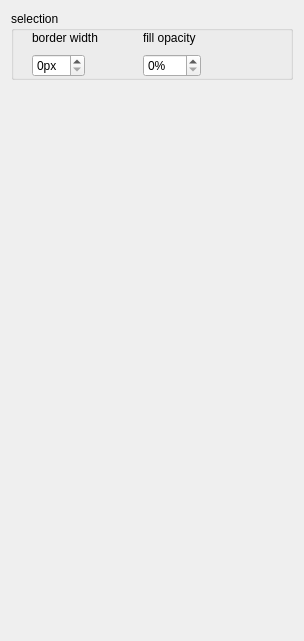
     <widget class="QWidget" name="tab_7">
      <attribute name="title">
       <string>images</string>
      </attribute>
      <layout class="QVBoxLayout" name="verticalLayout_15">
       <item>
        <widget class="QGroupBox" name="gbSett">
         <property name="title">
          <string>selection</string>
         </property>
         <layout class="QHBoxLayout" name="horizontalLayout_21">
          <property name="spacing">
           <number>9</number>
          </property>
          <property name="topMargin">
           <number>0</number>
          </property>
          <property name="bottomMargin">
           <number>0</number>
          </property>
          <item>
           <widget class="CTextColorChooser" name="ccPen" native="true"/>
          </item>
          <item>
           <layout class="QVBoxLayout" name="verticalLayout_13">
            <item>
             <widget class="QLabel" name="label_32">
              <property name="text">
               <string>border width</string>
              </property>
              <property name="textInteractionFlags">
               <set>Qt::NoTextInteraction</set>
              </property>
             </widget>
            </item>
            <item>
             <layout class="QHBoxLayout" name="horizontalLayout_22">
              <item>
               <widget class="QSpinBox" name="spnSelBorder">
                <property name="suffix">
                 <string notr="true">px</string>
                </property>
               </widget>
              </item>
              <item>
               <spacer name="horizontalSpacer_10">
                <property name="orientation">
                 <enum>Qt::Horizontal</enum>
                </property>
                <property name="sizeType">
                 <enum>QSizePolicy::Preferred</enum>
                </property>
                <property name="sizeHint" stdset="0">
                 <size>
                  <width>40</width>
                  <height>20</height>
                 </size>
                </property>
               </spacer>
              </item>
             </layout>
            </item>
           </layout>
          </item>
          <item>
           <widget class="CTextColorChooser" name="ccFill" native="true"/>
          </item>
          <item>
           <layout class="QVBoxLayout" name="verticalLayout_14">
            <item>
             <widget class="QLabel" name="label_33">
              <property name="text">
               <string>fill opacity</string>
              </property>
              <property name="textInteractionFlags">
               <set>Qt::NoTextInteraction</set>
              </property>
             </widget>
            </item>
            <item>
             <layout class="QHBoxLayout" name="horizontalLayout_23">
              <item>
               <widget class="QSpinBox" name="spnOpacity">
                <property name="suffix">
                 <string notr="true">%</string>
                </property>
                <property name="maximum">
                 <number>100</number>
                </property>
               </widget>
              </item>
              <item>
               <spacer name="horizontalSpacer_16">
                <property name="orientation">
                 <enum>Qt::Horizontal</enum>
                </property>
                <property name="sizeType">
                 <enum>QSizePolicy::Preferred</enum>
                </property>
                <property name="sizeHint" stdset="0">
                 <size>
                  <width>40</width>
                  <height>20</height>
                 </size>
                </property>
               </spacer>
              </item>
             </layout>
            </item>
           </layout>
          </item>
          <item>
           <spacer name="horizontalSpacer_17">
            <property name="orientation">
             <enum>Qt::Horizontal</enum>
            </property>
            <property name="sizeHint" stdset="0">
             <size>
              <width>40</width>
              <height>20</height>
             </size>
            </property>
           </spacer>
          </item>
         </layout>
        </widget>
       </item>
       <item>
        <spacer name="verticalSpacer_8">
         <property name="orientation">
          <enum>Qt::Vertical</enum>
         </property>
         <property name="sizeHint" stdset="0">
          <size>
           <width>20</width>
           <height>550</height>
          </size>
         </property>
        </spacer>
       </item>
      </layout>
     </widget>
